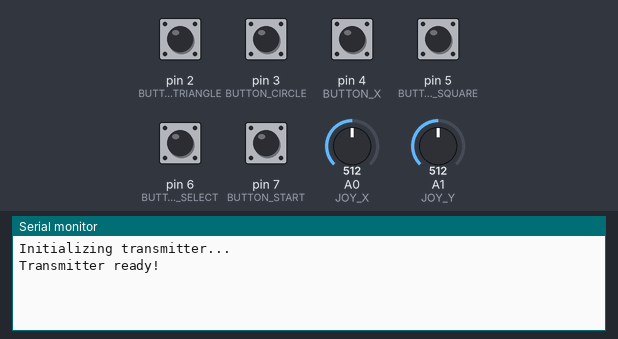
A sketch run on a simulated Arduino Uno, built with avr-gcc and run on an emulated ATmega328P. Parts: the last lines printed to the serial monitor. The inputs (shaded band) are chosen by the test bench; at power-on: pin 2 (BUTTON_TRIANGLE), pin 3 (BUTTON_CIRCLE), pin 4 (BUTTON_X), pin 5 (BUTTON_SQUARE), pin 6 (BUTTON_SELECT), pin 7 (BUTTON_START) HIGH, A0 (JOY_X) = 512, A1 (JOY_Y) = 512. No radio packets arrive unless stated.

Above: at 1.2 s.
1.3 s: pin 6 (BUTTON_SELECT) pulled LOW for 0.15 s
At 2.3 s:
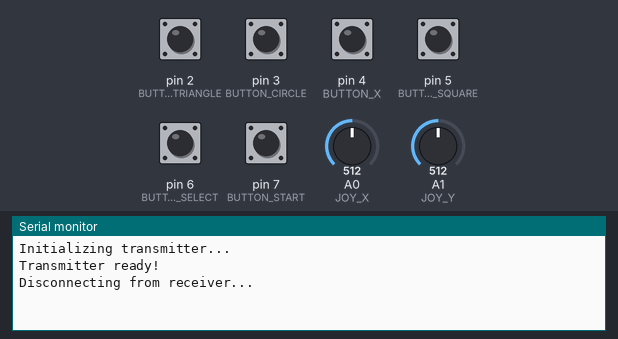
2.9 s: pin 7 (BUTTON_START) pulled LOW for 0.15 s
At 3.3 s:
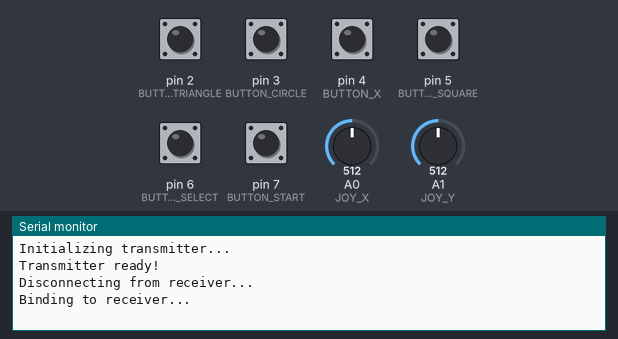
4.9 s: pin 7 (BUTTON_START) pulled LOW for 1 s
At 5.3 s:
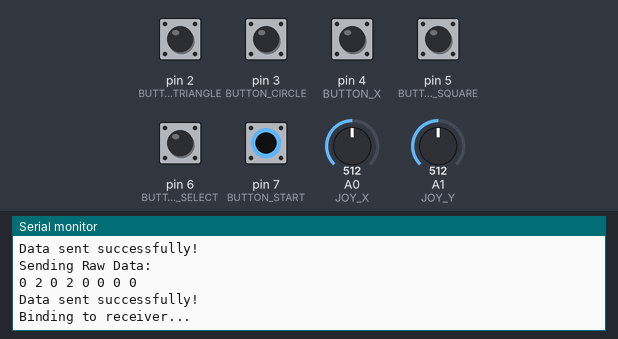
8.9 s: A0 (JOY_X) set to 716
At 8.92 s:
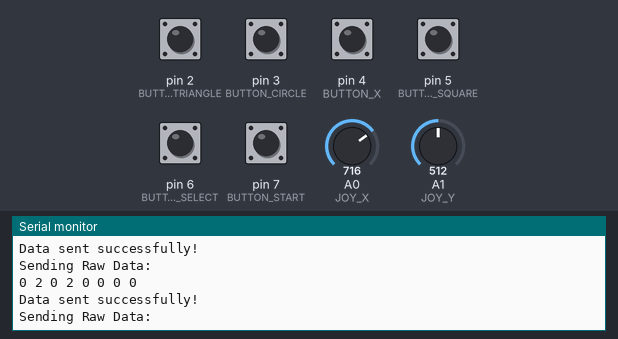
10.5 s: A1 (JOY_Y) set to 716
At 10.56 s:
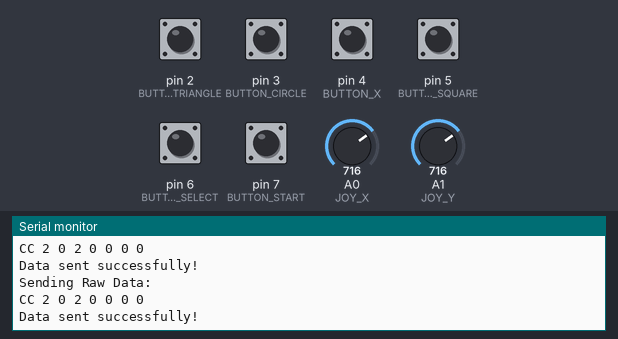
12.1 s: A0 (JOY_X) set to 900
At 12.11 s:
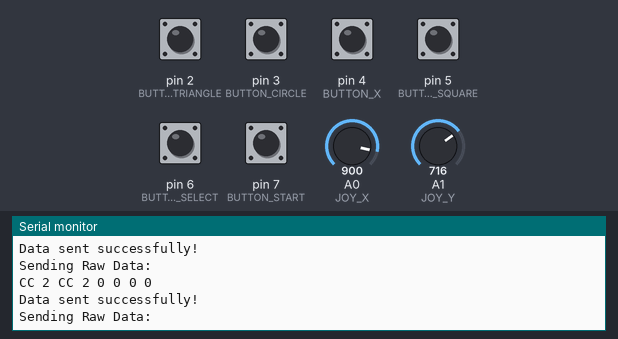

Measured:
- after the input at 1.3 s, the serial monitor: prints a new line at once (image 1)
- after the input at 2.9 s, the serial monitor: prints a new line at once (image 2)

The sketch:

RemoteRO.ino
```cpp
#include <SPI.h>
#include <nRF24L01.h>
#include <RF24.h>
#include <stdint.h>

// NRF24L01 Setup
#define CE_PIN 9
#define CSN_PIN 10
RF24 radio(CE_PIN, CSN_PIN);

// Joystick Axes
#define JOY_X A0
#define JOY_Y A1

// Button Mappings
#define BUTTON_TRIANGLE 2
#define BUTTON_CIRCLE 3
#define BUTTON_X 4
#define BUTTON_SQUARE 5
#define BUTTON_SELECT 6
#define BUTTON_START 7

// Address for communication
const byte address[6] = "00001";

// State variables
bool isBound = false; // Tracks whether the transmitter is bound to a receiver

// Data Packet Structure

#pragma pack(push, 1)  // Disable padding between fields
struct DataPacket {
    int16_t x;         // Joystick X-axis (16-bit signed integer)
    int16_t y;         // Joystick Y-axis (16-bit signed integer)
    uint8_t triangle;  // Triangle button state (8-bit unsigned integer)
    uint8_t circle;    // Circle button state (8-bit unsigned integer)
    uint8_t buttonX;   // X button state (8-bit unsigned integer)
    uint8_t square;    // Square button state (8-bit unsigned integer)
};
#pragma pack(pop)


// Function prototypes
void initializeNRF();
void readJoystick(DataPacket& packet);
void readButtons(DataPacket& packet);
void sendData(const DataPacket& packet);
void handleBinding();

void setup() {
    Serial.begin(9600);
    Serial.println("Initializing transmitter...");

    initializeNRF();

    // Pin setup for buttons
    pinMode(BUTTON_TRIANGLE, INPUT_PULLUP);
    pinMode(BUTTON_CIRCLE, INPUT_PULLUP);
    pinMode(BUTTON_X, INPUT_PULLUP);
    pinMode(BUTTON_SQUARE, INPUT_PULLUP);
    pinMode(BUTTON_SELECT, INPUT_PULLUP);
    pinMode(BUTTON_START, INPUT_PULLUP);

    Serial.println("Transmitter ready!");
}

void loop() {
    handleBinding();

    if (isBound) {
        DataPacket packet;
        readJoystick(packet);
        readButtons(packet);
        sendData(packet);
        delay(100); // Adjust transmission frequency as needed
    }
}

// Function to initialize the NRF24L01
void initializeNRF() {
    radio.begin();
    radio.openWritingPipe(address);
    radio.setDataRate(RF24_250KBPS);
    radio.setRetries(15, 15);  // Maximum retries and delay
    radio.setPALevel(RF24_PA_LOW);
    radio.stopListening();
}

// Function to read joystick values
void readJoystick(DataPacket& packet) {
    packet.x = analogRead(JOY_X);
    packet.y = analogRead(JOY_Y);
}

// Function to read buttons
void readButtons(DataPacket& packet) {
    packet.triangle = digitalRead(BUTTON_TRIANGLE) == LOW;
    packet.circle = digitalRead(BUTTON_CIRCLE) == LOW;
    packet.buttonX = digitalRead(BUTTON_X) == LOW; // Renamed to buttonX
    packet.square = digitalRead(BUTTON_SQUARE) == LOW;
}

// Function to send data via NRF24L01
void sendData(const DataPacket& packet) {
    // Print raw data byte-by-byte
    Serial.println("Sending Raw Data:");
    uint8_t* rawData = (uint8_t*)&packet;
    for (size_t i = 0; i < sizeof(DataPacket); i++) {
        Serial.print(rawData[i], HEX);
        Serial.print(" ");
    }
    Serial.println();

    bool success = radio.write(&packet, sizeof(packet));
    Serial.println(success ? "Data sent successfully!" : "Failed to send data!");
}


// Function to handle binding and disconnecting
void handleBinding() {
    if (digitalRead(BUTTON_START) == LOW) {
        isBound = true;
        Serial.println("Binding to receiver...");
        delay(500); // Debounce delay
    }

    if (digitalRead(BUTTON_SELECT) == LOW) {
        isBound = false;
        Serial.println("Disconnecting from receiver...");
        delay(500); // Debounce delay
    }
}
```
